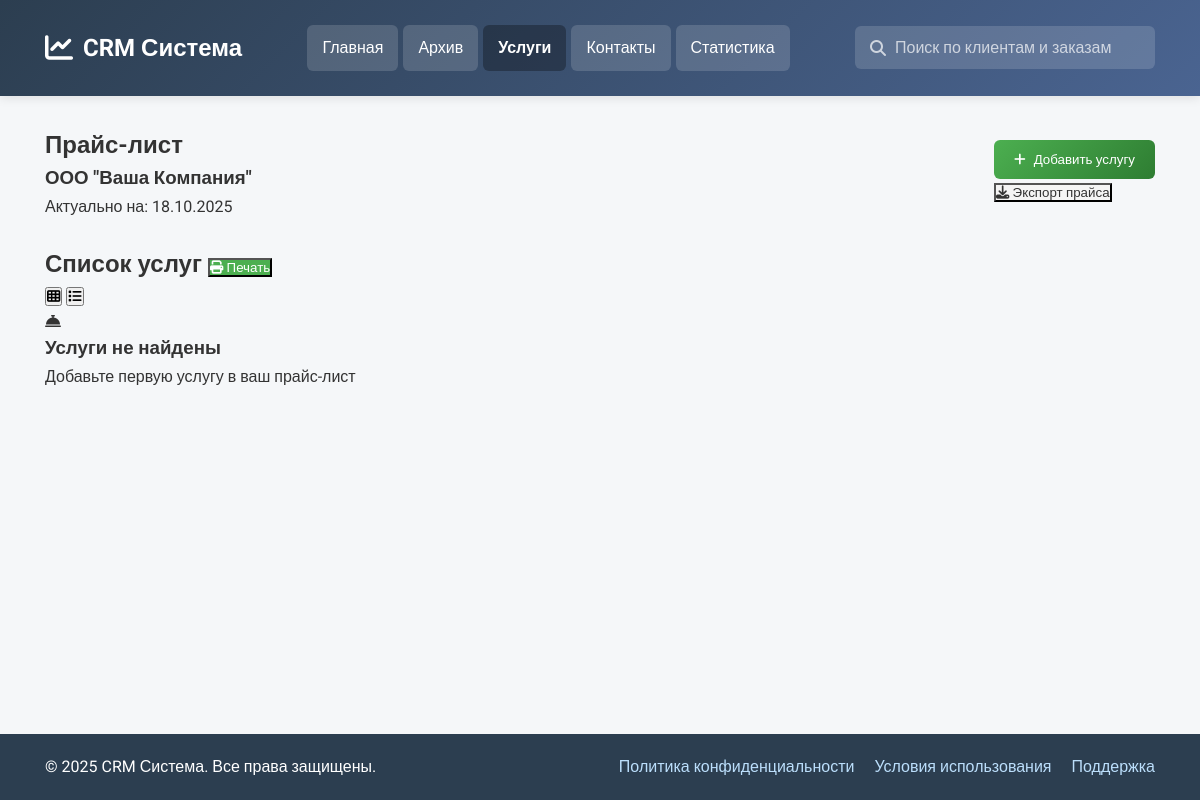
Page /crm/services/ on the earlier database version.
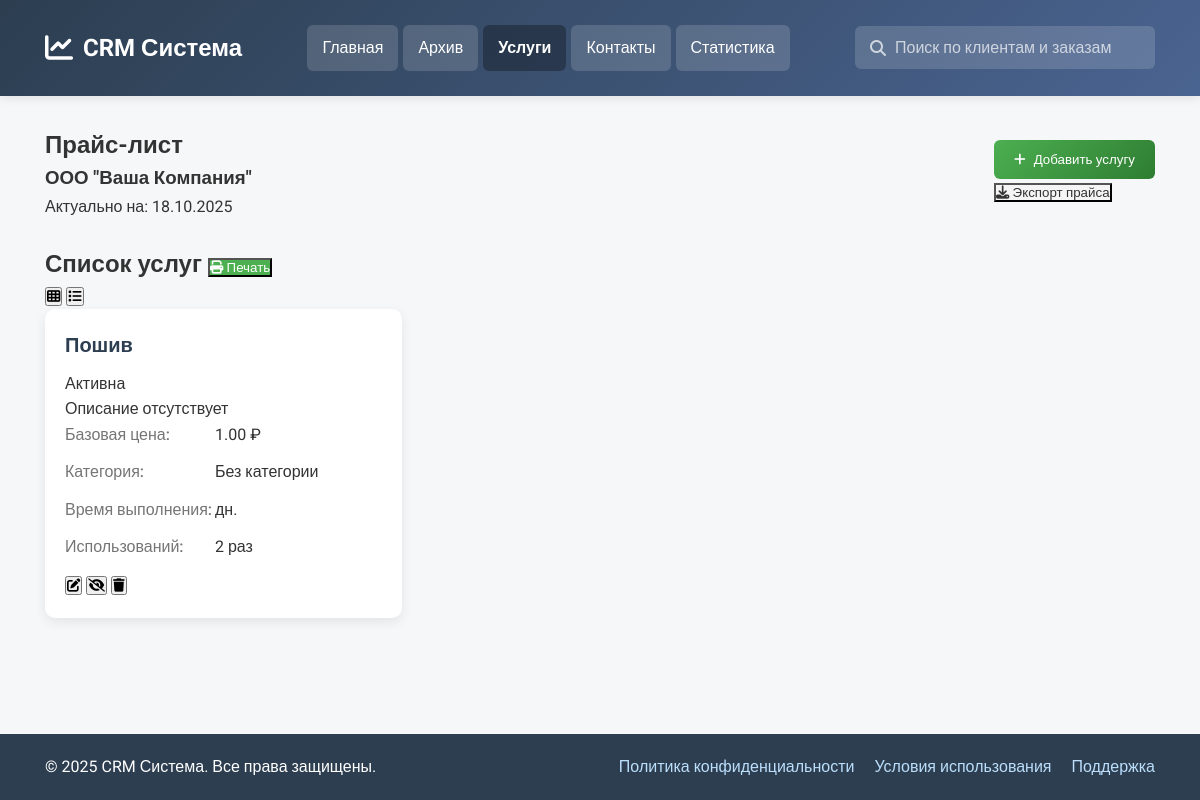
Same page on the later database version.
### price/models.py (models this page shows, shortened)
class Service(models.Model):
    name = models.CharField(max_length=200, verbose_name="Название услуги")
    price = models.DecimalField(max_digits=10, decimal_places=2, verbose_name="Цена")
    description = models.TextField(blank=True, verbose_name="Описание")
    duration_days = models.IntegerField(
        default=7, verbose_name="Срок выполнения (дней)"
    )
    is_active = models.BooleanField(default=True, verbose_name="Активна")
    created_at = models.DateTimeField(auto_now_add=True, verbose_name="Дата создания")
    updated_at = models.DateTimeField(auto_now=True, verbose_name="Дата обновления")
    category = models.ForeignKey(
        ServiceCategory,
        on_delete=models.SET_NULL,
        null=True,
        blank=True,
        verbose_name="Категория",
        related_name="services",
    )
    class Meta:
        verbose_name = "Услуга"
        verbose_name_plural = "Услуги"
        ordering = ["category", "name"]

### price/views.py (the view)
# urls.py: path("services/", services, name="services"),
def services(request):
    search_query = request.GET.get("search", "")
    services = (
        Service.objects.all()
        .select_related("category")
        .annotate(usage_count=Count("dealservice"))
        .order_by("category__name", "name")
    )
    if search_query:
        services = services.filter(
            Q(name__icontains=search_query)
            | Q(description__icontains=search_query)
            | Q(category__name__icontains=search_query)
        )
    context = {
        "services": services,
        "categories": Service.objects.all(),
        "search_query": search_query,
        "total_services": services.count(),
        "active_services_count": services.filter(is_active=True).count(),
        "avg_price": services.aggregate(avg_price=Avg("price"))["avg_price"] or 0,
        "popular_services_count": services.filter(usage_count__gt=5).count(),
    }
    return render(request, "services.html", context)

### templates/services.html (shortened to what the changed rows need)
<!DOCTYPE html>
<html lang="ru">
<head>
    {% load static %}
    <link rel="stylesheet" href="https://cdnjs.cloudflare.com/ajax/libs/font-awesome/6.4.0/css/all.min.css">
    <link rel="stylesheet" href="{% static 'css/styles.css' %}">
</head>
<body>
    <main>
        <section id="services" class="section active">
            <div class="container">
                <div class="dashboard-header">
                    <div class="price-list-section">
                        <div class="section-header">
                            <h2>Прайс-лист</h2>
                        </div>
                    </div>
                </div>
                <div class="services-container">
                    <div class="services-header">
                        <h2>Список услуг <button class="btn-primary" onclick="printPriceList()"><i class="fas fa-print"></i> Печать</button></h2>
                    </div>
                    <div class="services-grid" id="servicesView">
                        {% for service in services %}
                        <div class="service-card" data-id="{{ service.id }}">
                            <div class="service-card-header">
                                <h3 class="service-name">{{ service.name }}</h3>
                                <span class="service-status {% if service.is_active %}status-active{% else %}status-inactive{% endif %}">
                                    {% if service.is_active %}Активна{% else %}Неактивна{% endif %}
                                </span>
                            </div>
                            <div class="service-card-body">
                                <p class="service-description">{{ service.description|default:"Описание отсутствует" }}</p>
                                <div class="service-details">
                                    <div class="detail-item">
                                        <span class="detail-label">Базовая цена:</span>
                                        <span class="detail-value price">{{ service.price }} ₽</span>
                                    </div>
                                    <div class="detail-item">
                                        <span class="detail-label">Категория:</span>
                                        <span class="detail-value">{{ service.category.name|default:"Без категории" }}</span>
                                    </div>
                                    <div class="detail-item">
                                        <span class="detail-label">Время выполнения:</span>
                                        <span class="detail-value">{{ service.duration }} дн.</span>
                                    </div>
                                    <div class="detail-item">
                                        <span class="detail-label">Использований:</span>
                                        <span class="detail-value">{{ service.usage_count }} раз</span>
                                    </div>
                                </div>
                            </div>
                            <div class="service-card-footer">
                                <div class="service-actions">
                                    <button class="btn-edit" onclick="editService({{ service.id }})" title="Редактировать">
                                        <i class="fas fa-edit"></i>
                                    </button>
                                    <button class="btn-toggle" onclick="toggleService({{ service.id }})" title="{% if service.is_active %}Деактивировать{% else %}Активировать{% endif %}">
                                        <i class="fas {% if service.is_active %}fa-eye-slash{% else %}fa-eye{% endif %}"></i>
                                    </button>
                                    <button class="btn-delete" onclick="deleteService({{ service.id }})" title="Удалить">
                                        <i class="fas fa-trash"></i>
                                    </button>
                                </div>
                            </div>
                        </div>
                        {% empty %}
                        <div class="no-services">
                            <i class="fas fa-concierge-bell"></i>
                            <h3>Услуги не найдены</h3>
                            <p>Добавьте первую услугу в ваш прайс-лист</p>
                        </div>
                        {% endfor %}
                    </div>
                </div>
            </div>
        </section>
    </main>
</body>
</html>

Differences in the rows shown:
added Service: name "Пошив", is_active "Активна", description "Описание отсутствует", price "1.00", category.name "Без категории", usage_count "2"
Other differences:
text no longer shown: "Услуги не найдены Добавьте первую услугу в ваш прайс-лист"
